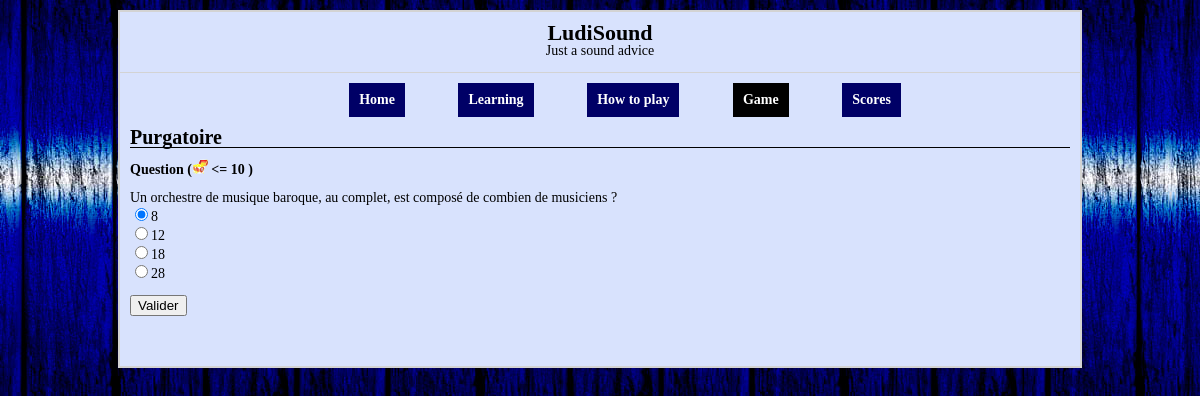
The page /purgatoire.php on the database its author committed.
### tables this page shows
CREATE TABLE IF NOT EXISTS `question` (
  `id` int(11) NOT NULL AUTO_INCREMENT,
  `level` int(11) NOT NULL,
  `texte` varchar(255) NOT NULL,
  PRIMARY KEY (`id`)
);

CREATE TABLE IF NOT EXISTS `reponse_texte` (
  `id` int(11) NOT NULL AUTO_INCREMENT,
  `id_question` int(11) NOT NULL,
  `reponse_1` varchar(255) DEFAULT NULL,
  `reponse_2` varchar(255) DEFAULT NULL,
  `reponse_3` varchar(255) DEFAULT NULL,
  `reponse_4` varchar(255) DEFAULT NULL,
  PRIMARY KEY (`id`),
  KEY `id_question` (`id_question`)
);

### connexion.php (called while the page is built, shortened)
<?php
$db_name = "ludisound";
$user = "public";
$pass = "public";
try {
    $dbh = new PDO('mysql:host=localhost;dbname=' . $db_name, $user, $pass);
} catch (PDOException $e) {
    print "Erreur !: " . $e->getMessage() . "<br/>";
    die();
}
foreach ($dbh->query('SELECT COUNT(*) as count FROM question') as $row) {
    $count = (int)$row['count'];
}
?>

### purgatoire.php (the view, shortened to what this page needs)
<!DOCTYPE HTML>
<?php
include "connexion.php";
$rand_id_question = rand(1, $count);
$question = $dbh->query('SELECT * FROM question WHERE id = ' . $rand_id_question)->fetch();
$response = $dbh->query('SELECT * FROM reponse_texte WHERE id_question = ' . $rand_id_question)->fetch();
?>
<html>
    <head>
        <?php require_once "include/pages/meta.php"; ?>
    </head>
    <body>
        <section id="container">
            <?php require_once "include/pages/header.php"; ?>
            <?php require_once "include/pages/menu.php"; ?>
            <article id="content" role="main">
                <h2 id="titre-h2">Purgatoire</h2>
                <form method="POST" action="validation.php">
                    <h3>Question (<img src="include/images/chest.png" alt="img-chest"/> <= <?php echo $question['level']; ?> )</h3>
                    <br/>
                    <p>
                        <?php echo utf8_encode($question['texte']); ?>
                    </p>
                    <?php
                        echo "<input type='radio' name='reponse' value='1' id='rep_1' checked='checked'><label for='rep_1'>" . utf8_encode($response['reponse_1']) . "</label><br/>";
                        echo "<input type='radio' name='reponse' value='2' id='rep_2'><label for='rep_2'>" . utf8_encode($response['reponse_2']) . "</label><br/>";
                        if ($response['reponse_3'] != NULL) {
                            echo "<input type='radio' name='reponse' value='3' id='rep_3'><label for='rep_3'>" . utf8_encode($response['reponse_3']) . "</label><br/>";
                        }
                        if ($response['reponse_4'] != NULL) {
                            echo "<input type='radio' name='reponse' value='4' id='rep_4'><label for='rep_4'>" . utf8_encode($response['reponse_4']) . "</label><br/>";
                        }
                    ?>
                    <br/>
                    <input type="submit" value="Valider" />
                </form>
            </article>
            <?php require_once "include/pages/footer.php"; ?>
        </section>
    </body>
</html>

### include/css/structure.css (style rules this page uses)
body { width: 100%; font-family: 'Ubuntu'; background: url('../images/background.jpg'); font-size: 14px; }
#container { width: 80%; margin: 10px auto; background-color: #d8e2fd; border: 2px solid lightgrey; }
#content { padding: 0px 10px; }

### include/css/style.css (style rules this page uses)
#titre-h2 { font-size: 20px; border-bottom: 1px solid black; margin-bottom: 10px; }

### rows shown on the page
question: level "10", texte "Un orchestre de musique baroque, au complet, est composé de combien de musiciens ?"
reponse_texte: reponse_1 "8", reponse_2 "12", reponse_3 "18", reponse_4 "28"
